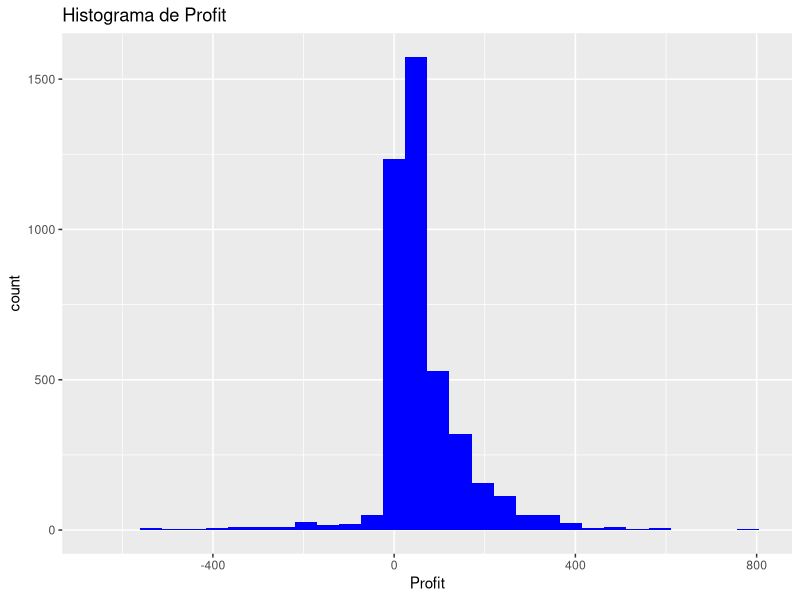
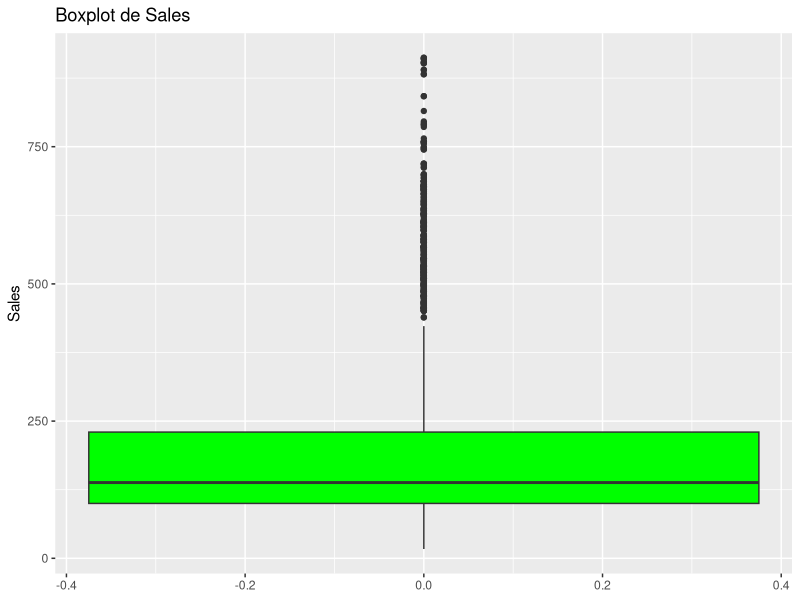
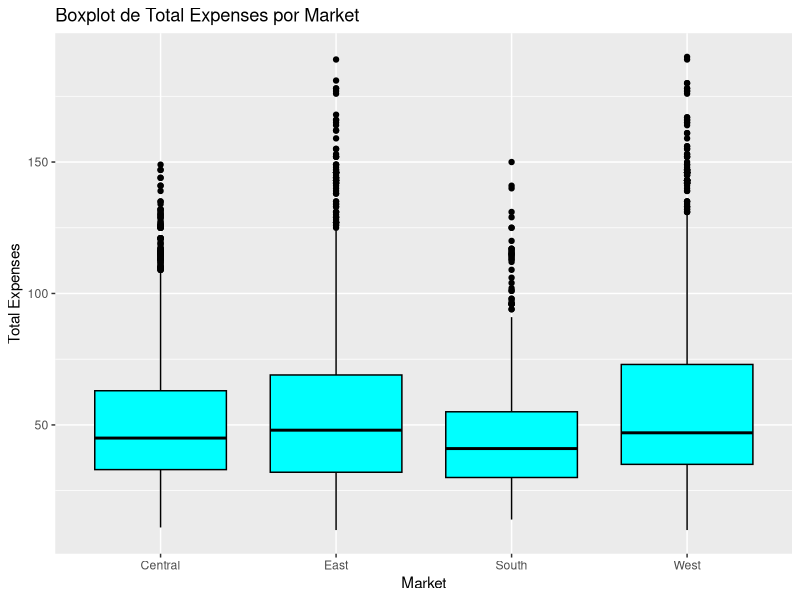

Reproduce these figures in R, in order. (Note: this script raises an error after producing the figures.)
# importación de librerias
library(tidyverse)
library(ggplot2)

#0 Definición del problema/objetivo de investigación (ficticia).

# 0.1 La empresa "IquiqueMiami LTDA." ha observado fluctuaciones significativas en sus ingresos durante 
#     el último año fiscal. A pesar de tener una amplia variedad de productos y presencia en varias estados 
#     del país de Estados Unidos, la empresa ha enfrentado desafíos debido a la alta competitividad en el
#     mercado y cambios en las preferencias de los consumidores. La dirección ha identificado que una 
#     estrategia de precios ineficaz podría ser una de las causas principales de estos resultados 
#     inconsistentes.


# 1. Introducción: Descripción del conjunto de datos seleccionado y los objetivos del análisis (ficticia).

#     En los últimos años, el movimiento económico de empresas pequeñas enfrenta desafíos constantes 
#     debido a la competencia, las cambiantes preferencias de los consumidores o clientes, y la rápida 
#     evaluación de la tecnología. “Iquique Miami LTDA.”, una empresa en el sector minorista, se ha 
#     comprometido a mejorar sus ventas y la satisfacción del cliente mediante la implementación de un 
#     enfoque basado en datos.


# 1.1. Diccionario de datos

#       Area Code: Store's Code;
#       State: Store's State;
#       Market: Store's Region;
#       Market Size: Store's Size;
#       Profit: Profits in Dollars ($);
#       Margin: Profit + Total Expenses ($) OR Sales - COGS ($);
#       Sales: Values Acquired in Sales ($);
#       COGS: Cost of Goods Sold ($);
#       Total Expenses: Total Expenses to get the Product to Sell ($);
#       Marketing: Expenses in Marketing ($);
#       Inventory: Inventory Value of the Product in the Sale Moment ($);
#       Budget Profit: Expected Profit ($);
#       Budget COGS: Expected COGS ($);
#       Budget Margin: Expected Profit + Expected Total Expenses ($) OR Expected Sales - Expected COGS ($);
#       Budget Sales: Expected Value Acquired in Sales ($);
#       ProductID: Product ID;
#       Date: Sale Date;
#       Product Type: Product Category;
#       Product: Product Description;
#       Type: Type;



#####1.2. DATOS CUANTITATIVOS

####
#         Area code: Entero
#         Profit: Entero
#         Margin: Entero
#         Sales: Entero
#         COGS: Entero
#         Total Expenses: Entero
#         Marketing: Entero
#         Inventory: Entero
#         Budget Profit: Entero
#         Budget COGS: Entero
#         Budget Margin: Entero
#         Budget Sales: Entero
#         ProductId: Entero
###


#####1.3. DATOS CUALITATIVOS

####
#State: Cadena
#Market: Cadena
#Market Size: Cadena
#Product Type: Cadena
#Product: Cadena
####



# 2. Preprocesamiento de Datos: Descripción detallada de los pasos tomados para limpiar y preparar los datos para el análisis utilizando Tidyverse.
datos <- read_delim("sales.csv", delim = ",") # Usar read_delim con el delimitador especificado

# Inspeccionamos las primeras filas de los datos
head(datos)


# Resumen de estructura de datos (imprime algunos datos y tipos de datos)
glimpse(datos)

# Inspeccionar y limpiar los datos si es necesario (imprime la estructura y los tipos de datos)
str(datos)

# 3. Análisis Exploratorio de Datos: Implementación de códigos en R para explorar los datos. Esto puede incluir visualizaciones de datos, medidas de tendencia central, etc. importación de datos

# 3.1. resumen general/total estadísticos de todos los datos presentes en el dataset
summary(datos)


# 3.2. Comprobar si hay valores faltantes en las columnas importantes
na_count <- sapply(datos, function(x) sum(is.na(x)))
na_count

# 3.3. Comprobar si hay valores faltantes en las columnas importantes seleccionadas que exige el informe.
sum(is.na(datos))
sum(is.na(datos$Profit))
sum(is.na(datos$Sales))
sum(is.na(datos$COGS))


# 3.4. Histograma de Profit
ggplot(datos, aes(x = Profit)) +
  geom_histogram(bins = 30, fill = "blue") +
  ggtitle("Histograma de Profit")

# 3.5. Boxplot de Sales
ggplot(datos, aes(y = Sales)) +
  geom_boxplot(fill = "green") +
  ggtitle("Boxplot de Sales")

# 3.6. Boxplot de Total Expenses por Market
ggplot(datos, aes(x = Market, y = `Total Expenses`)) +
  geom_boxplot(fill = "cyan", color = "black") +
  ggtitle("Boxplot de Total Expenses por Market") +
  xlab("Market") +
  ylab("Total Expenses")

# 4 Preprocesamiento de Datos (formateo de solamente fecha, ya que la fecha incluye horas, minutos y segundos)
datos <- datos %>%
  mutate(fecha = as.Date(fecha, format = "%d-%m-%Y")) %>% # Convertir la columna 'fecha' al formato de fecha (no incluye hh:mm:ss)
  filter(!is.na(precio)) %>% # Eliminar filas donde el precio es NA
  arrange(desc(precio)) # Ordenar los datos por precio de forma descendente



# 4. Modelado de Datos: Aplicación de técnicas de modelado de datos y algoritmos de aprendizaje automático, si corresponde.





#5. Interpretación de Resultados: Discusión de los resultados del análisis y su relevancia para los objetivos establecidos en la introducción.

